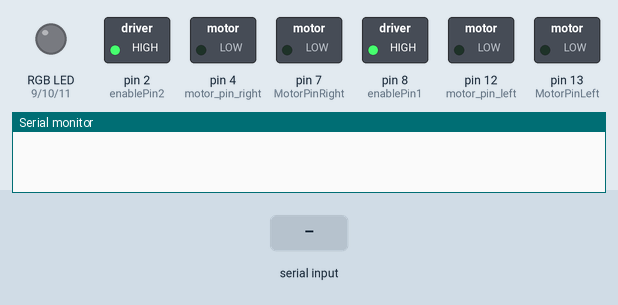
Simulated run of this sketch. Board: Arduino Uno, built with avr-gcc and run on an emulated ATmega328P. Shown: switched loads named in the sketch (green lamp = pin HIGH), an RGB LED mixed from three pins (HIGH = lit), the last lines printed to the serial monitor. The test bench sets the inputs (shaded band).

Above: at 1.2 s.
1.3 s: "left\n" received over Serial
At 2.1 s:
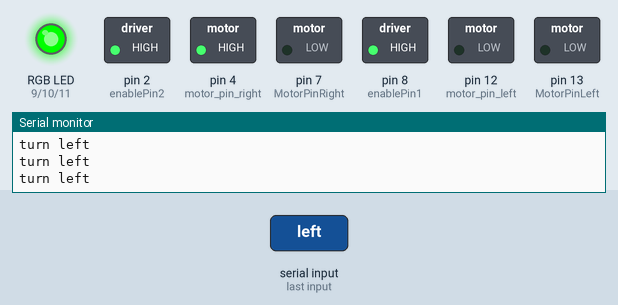
2.8 s: "right\n" received over Serial
At 3.7 s:
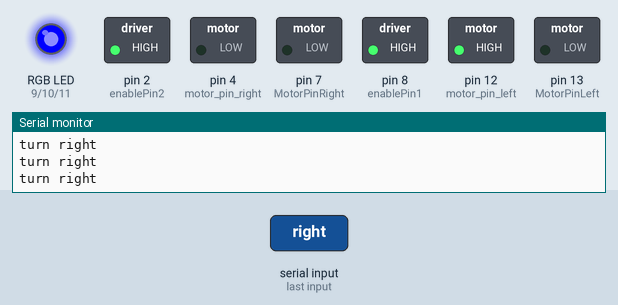
4.3 s: "back\n" received over Serial
At 5.5 s:
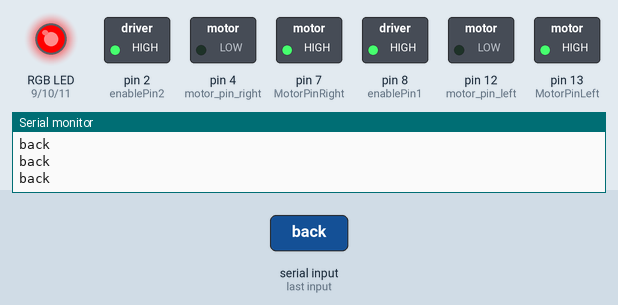
5.8 s: "go\n" received over Serial
At 7.1 s:
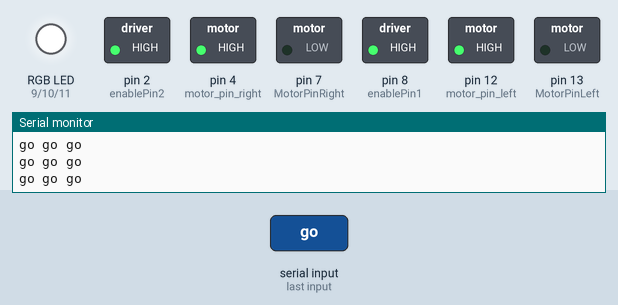
Timing chart, 0 to 8.3 s (numbered marks = the images above; inputs shaded):
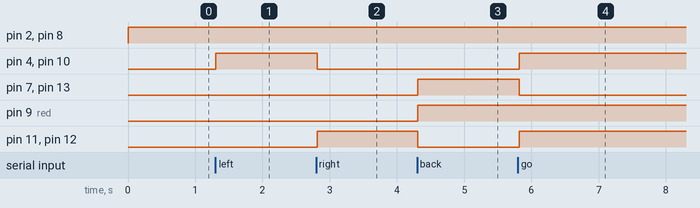

Measured:
- after the input at 1.3 s, pin 4 (motor_pin_right), pin 10 (green): LOW → HIGH at once
- after the input at 2.8 s, pin 4 (motor_pin_right), pin 10 (green): HIGH → LOW at once; pin 11 (blue), pin 12 (motor_pin_left): LOW → HIGH at once
- after the input at 4.3 s, pin 7 (MotorPinRight), pin 9 (red), pin 13 (MotorPinLeft): LOW → HIGH at once; pin 11 (blue), pin 12 (motor_pin_left): HIGH → LOW at once
- after the input at 5.8 s, pin 4 (motor_pin_right), pin 10 (green), pin 11 (blue), pin 12 (motor_pin_left): LOW → HIGH at once; pin 7 (MotorPinRight), pin 13 (MotorPinLeft): HIGH → LOW at once

The sketch:

project.ino
```cpp
const int enablePin1 = 8;
const int enablePin2 = 2;
const int motor_pin_right = 4; // right motor pin1
const int MotorPinRight = 7; // right motor pin2
const int motor_pin_left = 12; // left motor pin1
const int MotorPinLeft = 13; // left motor pin2
/* red green blue ,RGB LED*/
const int red = 9;
const int green = 10;
const int blue = 11;

String data;

void setup()
{
  pinMode(motor_pin_right, OUTPUT);
  pinMode(MotorPinRight, OUTPUT);
  pinMode(motor_pin_left, OUTPUT);
  pinMode(MotorPinLeft, OUTPUT);
  pinMode(enablePin1, OUTPUT);
  pinMode(enablePin2, OUTPUT);
  Serial.begin(9600);
}

void loop()
{
   digitalWrite(enablePin1,255);
   digitalWrite(enablePin2,255);
  if (Serial.available() > 0)
  {
     data = Serial.readStringUntil('\n');
  }
  if(data == "left")
  {
    Serial.println("turn left");
    digitalWrite(motor_pin_right, HIGH);
    digitalWrite(MotorPinRight, LOW);
    digitalWrite(motor_pin_left, LOW);
    digitalWrite(MotorPinLeft, LOW);
    analogWrite(red, 0);
    analogWrite(green, 255);
    analogWrite(blue, 0);
  }
  if(data == "right")
  {
     Serial.println("turn right");
     digitalWrite(motor_pin_right, LOW);
     digitalWrite(MotorPinRight, LOW);
     digitalWrite(motor_pin_left, HIGH);
     digitalWrite(MotorPinLeft, LOW);
     analogWrite(red, 0);
     analogWrite(green, 0);
     analogWrite(blue, 255);
  }
  if(data == "back") //red
  {
     Serial.println("back");
     digitalWrite(motor_pin_right, LOW);
     digitalWrite(MotorPinRight, HIGH);
     digitalWrite(motor_pin_left, LOW);
     digitalWrite(MotorPinLeft, HIGH);
     analogWrite(red, 255);
     analogWrite(green, 0);
     analogWrite(blue, 0);
  }
   if(data == "stop")
  {
     Serial.println("stop");
     digitalWrite(motor_pin_right, LOW);
     digitalWrite(MotorPinRight, LOW);
     digitalWrite(motor_pin_left, LOW);
     digitalWrite(MotorPinLeft, LOW);
     analogWrite(red, 0);
     analogWrite(green, 0);
     analogWrite(blue, 0);
  }
  if(data =="go")//white
  {
     Serial.println("go go go");
     digitalWrite(motor_pin_right, HIGH);
     digitalWrite(MotorPinRight, LOW);
     digitalWrite(motor_pin_left, HIGH);
     digitalWrite(MotorPinLeft, LOW);
     analogWrite(red, 255);
     analogWrite(green, 255);
     analogWrite(blue, 255);
  }
}
```
